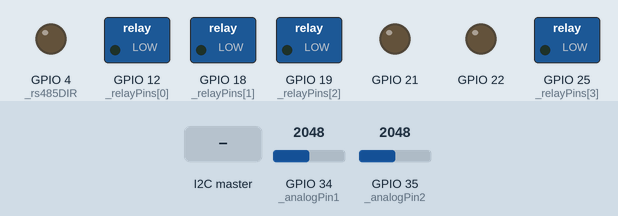
Bench run of a sketch on a simulated ESP32. Parts: switched loads named in the sketch (green lamp = pin HIGH), output pins drawn as LEDs (lit = HIGH). The inputs (shaded band) are chosen by the test bench; at power-on: GPIO 34 (_analogPin1) = 2048, GPIO 35 (_analogPin2) = 2048. EEPROM starts erased; what the sketch prints to the serial monitor is not drawn.

Above: at 0.01 s.
At 1.2 s:
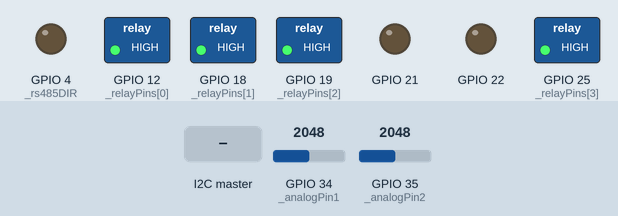
1.3 s: the I2C master sends the byte 1
2.8 s: the I2C master sends the byte 2
4.3 s: the I2C master sends the byte 3
At 20.3 s:
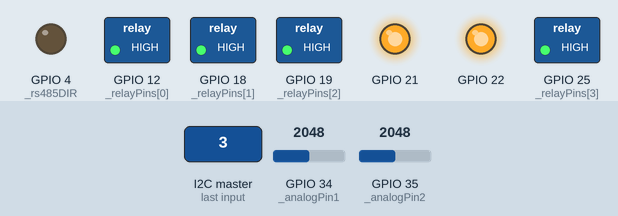
Timing chart, 0 to 20.8 s (numbered marks = the images above; inputs shaded):
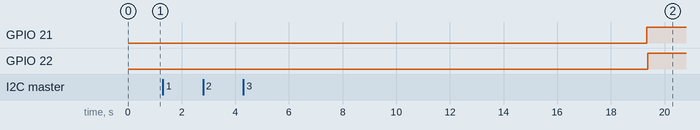

The sketch:

I2C_Slave_v1.0.ino
```cpp
#include <Wire.h>
#include <EEPROM.h>

#define _slaveAddress 0x04

// RS485
#define _rs485RX 16
#define _rs485TX 17
#define _rs485DIR 4

// RS232
#define _rs232RX 26
#define _rs232TX 25

// Analog
#define _analogPin1 34
#define _analogPin2 35

const char _relayPins[] = { 12, 18, 19, 25 };
extern const byte loadStateEEPROMAddress[] = { 0, 1, 2, 3 };
extern bool relayloadsStatus[] = { 0, 0, 0, 0 };

String powerDataMsg = "";
String mergeData = "";

struct SplitData {
  String indexOneData;
  String indexTwoData;
  String indexThreeData;
};

#define I2C_RESPONSE_SIZE 120  // fixed length to match master request

// <<< I2C watchdog variables
unsigned long lastI2CRequest = 0;
const unsigned long I2C_TIMEOUT1 = 15000;  // 5 seconds no request = reset

void setup() {
  Wire.begin(_slaveAddress);  // Join I2C bus as slave with address 0x08
  EEPROM.begin(512);
  Serial.begin(9600);  // for debugging
                       // RS485
  pinMode(_rs485DIR, OUTPUT);
  digitalWrite(_rs485DIR, LOW);
  Serial2.begin(9600, SERIAL_8N1, _rs485RX, _rs485TX);

  // RS232
  Serial1.begin(9600, SERIAL_8N1, _rs232RX, _rs232TX);

  gpioInit();
  readDataFromEEPROM();
  Wire.onRequest(requestEvent);
  Wire.onReceive(receiveEvent);

  lastI2CRequest = millis();  // <<< initialize watchdog
}
void loop() {

  int analog1 = analogRead(_analogPin1);
  int analog2 = analogRead(_analogPin2);

  String rs485Data = "";
  String rs232Data = "";

  // Read RS485
  if (Serial2.available()) {
    rs485Data = Serial2.readStringUntil('\n');
    rs485Data.trim();
  }

  // Read RS232
  if (Serial1.available()) {
    rs232Data = Serial1.readStringUntil('\n');
    rs232Data.trim();
  }

  // Create long string
  mergeData = "RS485" + rs485Data + ":RS232" + rs232Data + ":" + String(analog1) + ":" + String(analog2) + ":" + relayloadsStatus[0] + ":" + relayloadsStatus[1] + ":" + relayloadsStatus[2] + ":" + relayloadsStatus[3];

  // < < < I2C timeout check
  if (millis() - lastI2CRequest > I2C_TIMEOUT1) {
    Serial.println("⚠ I2C inactive, resetting...");
    i2cBusRecovery();  // try to free the bus
    resetI2C();        // restart peripheral
    lastI2CRequest = millis();
  }
}

void gpioInit() {
  for (int i = 0; i < 4; i++) {
    pinMode(_relayPins[i], OUTPUT);
    delay(10);
  }
}

void resetI2C() {
  Serial.println("🔄 Resetting I2C...");

  Wire.end();  // Stop I2C
  delay(10);

  // Reinitialize I2C bus
  Wire.begin(_slaveAddress);  // Join I2C bus as slave with address 0x08
  Wire.onRequest(requestEvent);
  Wire.onReceive(receiveEvent);

  delay(10);
  Serial.println("✅ I2C reset complete");
}


void i2cBusRecovery() {
  // adjust pins if using different I2C (this is for I2C1: 22=SCL, 21=SDA)
  pinMode(22, OUTPUT);
  pinMode(21, INPUT);

  for (int i = 0; i < 9; i++) {
    digitalWrite(22, LOW);
    delayMicroseconds(5);
    digitalWrite(22, HIGH);
    delayMicroseconds(5);
  }

  // Generate STOP
  pinMode(21, OUTPUT);
  digitalWrite(21, LOW);
  delayMicroseconds(5);
  digitalWrite(21, HIGH);
  delayMicroseconds(5);

  Serial.println("✅ I2C Bus Recovered");
}

void requestEvent() {
  lastI2CRequest = millis();  // refresh watchdog

  // // Read power data
  // String powerDataMsg = "Hello Master";

  // Prepare fixed-size buffer
  uint8_t buffer[I2C_RESPONSE_SIZE];
  // const char* msg = powerDataMsg.c_str();
  const char* msg = mergeData.c_str();
  size_t len = strlen(msg) + 1;  // include '\0'

  if (len > I2C_RESPONSE_SIZE) len = I2C_RESPONSE_SIZE;  // Truncate if message too long
  memcpy(buffer, msg, len);                              // Copy message into buffer

  // Pad remaining bytes with 0x00
  for (size_t i = len; i < I2C_RESPONSE_SIZE; i++) {
    buffer[i] = 0x00;
  }

  Wire.write(buffer, I2C_RESPONSE_SIZE);  // Send exactly I2C_RESPONSE_SIZE bytes
  // Serial.print("Sent "); Serial.print(I2C_RESPONSE_SIZE); Serial.println(" bytes");
}

void receiveEvent(int numBytes) {
  lastI2CRequest = millis();  // <<< refresh watchdog

  String receivedData = "";  // Clear buffer
  while (Wire.available()) {
    char c = Wire.read();
    receivedData += c;
  }
  Serial.print("Received from master: ");
  Serial.println(receivedData);

  SplitData i2cDecodedMsg = splitStringByColon(receivedData);

  bool state = i2cDecodedMsg.indexTwoData.toInt();
  if (i2cDecodedMsg.indexOneData == "1") {
    relayControl(_relayPins[0], state);
    relayloadsStatus[0] = state;
    writeOneByteInEEPROM(loadStateEEPROMAddress[0], state);
  } else if (i2cDecodedMsg.indexOneData == "2") {
    relayControl(_relayPins[1], state);
    relayloadsStatus[1] = state;
    writeOneByteInEEPROM(loadStateEEPROMAddress[1], state);
  } else if (i2cDecodedMsg.indexOneData == "3") {
    relayControl(_relayPins[2], state);
    relayloadsStatus[2] = state;
    writeOneByteInEEPROM(loadStateEEPROMAddress[2], state);
  } else if (i2cDecodedMsg.indexOneData == "4") {
    relayControl(_relayPins[3], state);
    relayloadsStatus[3] = state;
    writeOneByteInEEPROM(loadStateEEPROMAddress[3], state);
  } else if (i2cDecodedMsg.indexOneData == "All") {
    for (int i = 0; i < 4; i++) {
      relayControl(_relayPins[i], state);
      relayloadsStatus[i] = state;
      writeOneByteInEEPROM(loadStateEEPROMAddress[i], state);
      delay(1);
    }
  } else if (i2cDecodedMsg.indexOneData == "Motion") {
    bool state = i2cDecodedMsg.indexTwoData.toInt();
    for (int i = 0; i < 4; i++) {
      relayControl(_relayPins[i], state);
      delay(1);
    }
  } else {
    delay(1);
  }
}

void relayControl(int relayPin, bool state) {
  digitalWrite(relayPin, state);
}

void readDataFromEEPROM() {
  for (int i = 0; i < 4; i++) {
    relayloadsStatus[i] = EEPROM.read(loadStateEEPROMAddress[i]);
    relayControl(_relayPins[i], relayloadsStatus[i]);
    delay(10);
  }
}

void writeOneByteInEEPROM(int Add, byte data) {
  EEPROM.write(Add, data);
  EEPROM.commit();  // Save changes
}


// String powerDataToString(const PowerData1& data1, const PowerData2& data2) {
//   String result = "";
//   // result += String(data1.voltage1, 2) + ":";
//   // result += String(data1.current1, 2) + ":";
//   // result += String(data1.power1, 2) + ":";
//   // result += String(data2.voltage2, 2) + ":";
//   // result += String(data2.current2, 2) + ":";
//   // result += String(data2.power2, 2) + ":";
//   // result += String(relayloadsStatus[0]) + ":";
//   // result += String(relayloadsStatus[1]) + ":";
//   // result += String(relayloadsStatus[2]) + ":";
//   // result += String(relayloadsStatus[3]);
//   return result;
// }

SplitData splitStringByColon(const String& data) {
  SplitData mqttMsg;
  int firstIndex = data.indexOf(':');
  if (firstIndex != -1) {
    mqttMsg.indexOneData = data.substring(0, firstIndex);
    int secondIndex = data.indexOf(':', firstIndex + 1);
    if (secondIndex != -1) {
      mqttMsg.indexTwoData = data.substring(firstIndex + 1, secondIndex);
      mqttMsg.indexThreeData = data.substring(secondIndex + 1);
      if (mqttMsg.indexThreeData.length() > 0) {
      }
    } else {
      mqttMsg.indexTwoData = data.substring(firstIndex + 1);
    }
  } else {
    mqttMsg.indexOneData = data.substring(firstIndex + 1);
  }
  return mqttMsg;
}
```

Measured:
- after the input at 1.3 s, every drawn part: stays the same
- after the input at 2.8 s, every drawn part: stays the same
- after the input at 4.3 s, GPIO 21: LOW → HIGH after 15.0 s instead of 13.5 s; GPIO 22: LOW → HIGH after 15.1 s instead of 13.6 s
